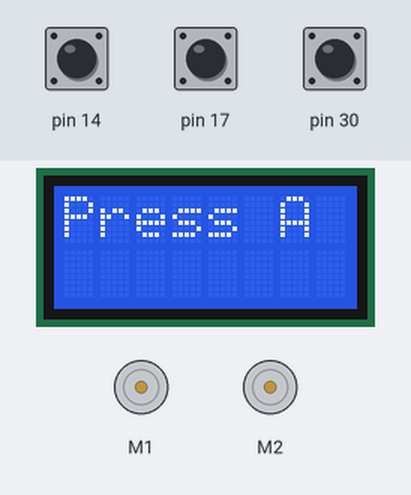
The sketch below on a simulated Arduino Leonardo, built with avr-gcc and run on an emulated ATmega32U4. On the bench: 8×2 character LCD, 2 × DC motor (green arrow = forward, orange = backward, longer = faster). Inputs (shaded band) come from the test bench; at power-on: pin 14 HIGH, pin 17 HIGH, pin 30 HIGH.

Above: at 0.8 s.
0.9 s: pin 14 pulled LOW for 0.15 s
At 2.2 s:
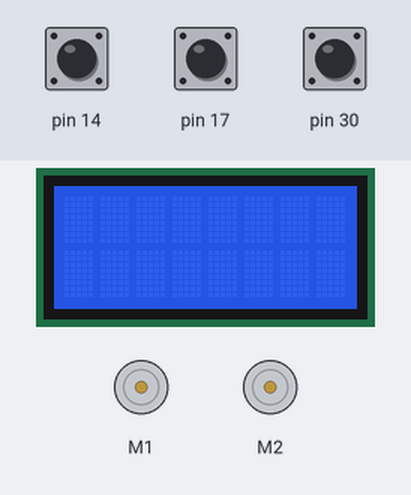
2.5 s: pin 17 pulled LOW for 0.15 s
4.1 s: pin 30 pulled LOW for 0.15 s
At 5.0 s:
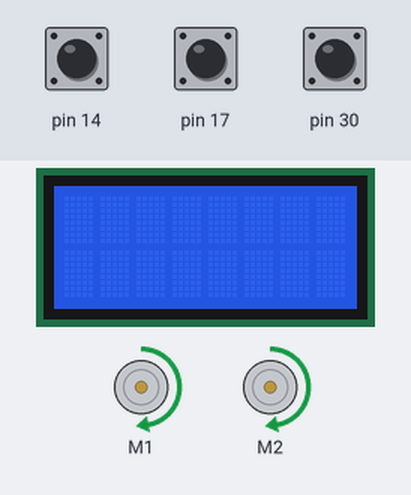
5.7 s: pin 17 pulled LOW for 1 s
At 6.2 s:
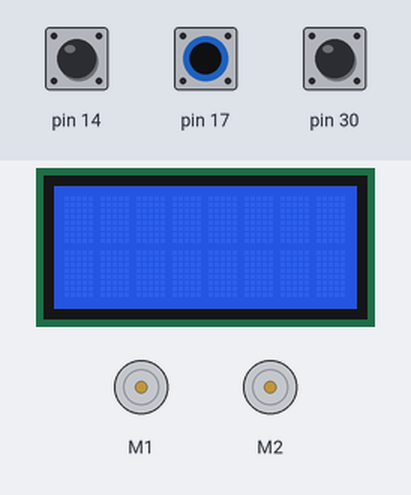
8.2 s: pin 30 pulled LOW for 1 s
At 9.3 s:
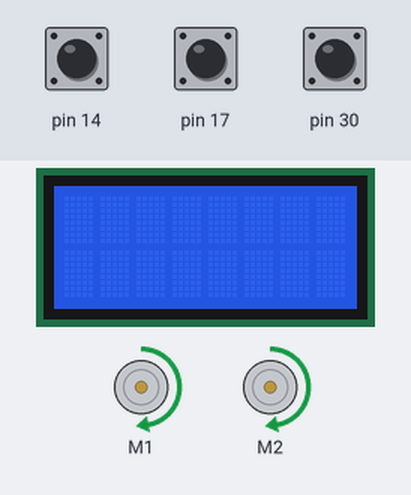
10.7 s: pin 17 driven LOW and pin 30 driven LOW
At 11.2 s:
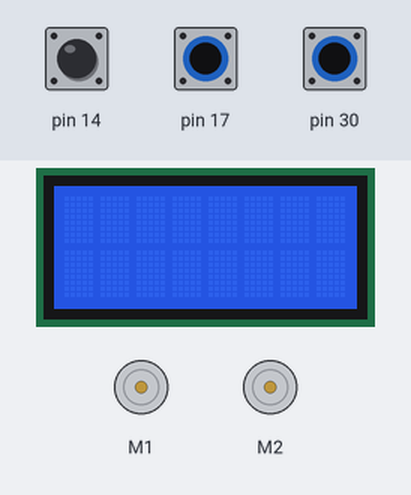
Timing chart, 0 to 61.2 s (numbered marks = the images above; inputs shaded):
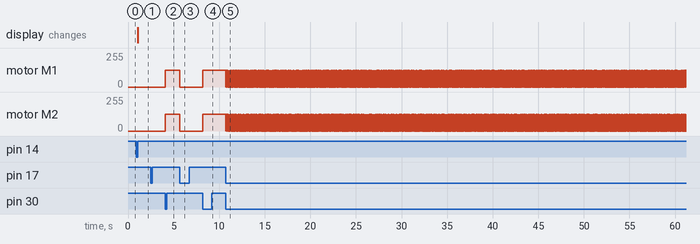

Measured:
- after the input at 0.9 s, the display: changes after 0.16 s (image 1)
- after the input at 4.1 s, motor M1, motor M2: stopped → forward 127/255 at once
- after the input at 5.7 s, motor M1, motor M2: forward 127/255 → stopped at once
- after the input at 8.2 s, motor M1, motor M2: stopped → forward 127/255 at once
- after the input at 10.7 s, motor M1, motor M2: forward 127/255 → stopped at once, then moves between stopped and forward 127/255, repeating every 1.8 s

The sketch:

motor1.ino
```cpp
#include <Zumo32U4.h>

#define MaxSpeed 200

Zumo32U4Motors  motors;
Zumo32U4ButtonA buttonA;
Zumo32U4ButtonB buttonB;
Zumo32U4ButtonC buttonC;
Zumo32U4LCD lcd;

int buttonB_state = 0;
int buttonC_state = 0;

void setup()
{
    lcd.clear();
    lcd.print("Press A");
    buttonA.waitForButton();
    lcd.clear();
}

void loop()
{
    buttonB_state = buttonB.isPressed();
    if(buttonB_state == 1) {
        motors.setSpeeds(MaxSpeed, MaxSpeed);
    }
    buttonC_state = buttonC.isPressed();
    if(buttonC_state == 1) {
        motors.setSpeeds(0, 0);
    }
}
```
